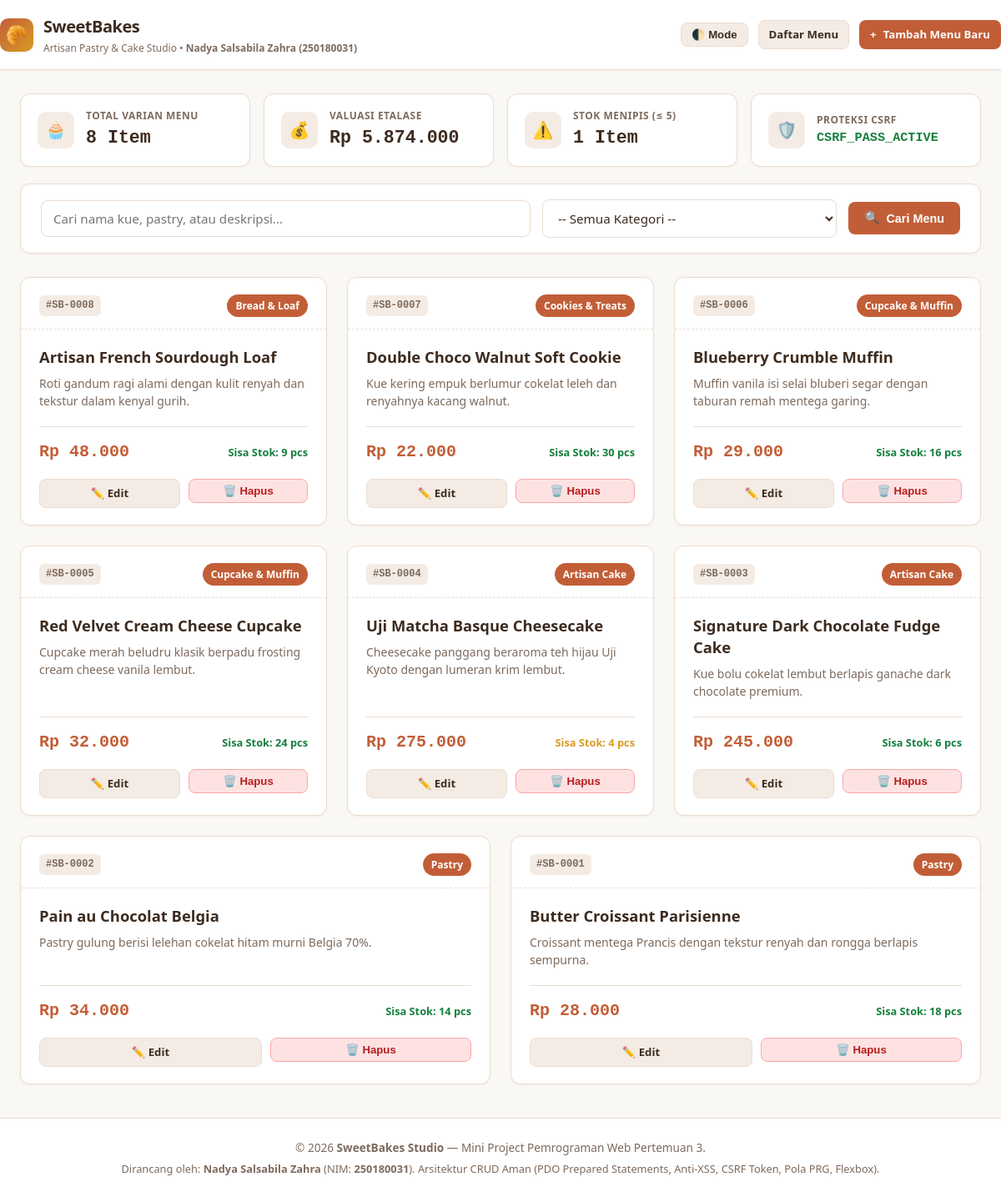
The page / on the database its author committed.
### tables this page shows
CREATE TABLE `products` (
    `id`          INT AUTO_INCREMENT PRIMARY KEY,
    `name`        VARCHAR(150)   NOT NULL UNIQUE,
    `category`    VARCHAR(60)    NOT NULL DEFAULT 'Pastry',
    `description` TEXT           NULL,
    `price`       DECIMAL(12, 2) NOT NULL,
    `stock`       INT            NOT NULL DEFAULT 0,
    `created_at`  TIMESTAMP      DEFAULT CURRENT_TIMESTAMP,
    `updated_at`  TIMESTAMP      DEFAULT CURRENT_TIMESTAMP ON UPDATE CURRENT_TIMESTAMP
);

### config/db.php (called while the page is built, shortened)
<?php
function e($value) {
    return htmlspecialchars((string)($value ?? ''), ENT_QUOTES, 'UTF-8');
}
function format_rupiah($angka) {
    return 'Rp ' . number_format((float)$angka, 0, ',', '.');
}

### index.php (the view, shortened to what this page needs)
<?php
require_once __DIR__ . '/config/db.php';
$q = trim($_GET['q'] ?? '');
$where = [];
$params = [];
$whereSql = !empty($where) ? " WHERE " . implode(" AND ", $where) : "";
$statsTotalItems = $pdo->query("SELECT COUNT(*) FROM products")->fetchColumn();
$statsTotalValuation = $pdo->query("SELECT SUM(price * stock) FROM products")->fetchColumn() ?: 0;
$statsLowStock = $pdo->query("SELECT COUNT(*) FROM products WHERE stock <= 5")->fetchColumn();
$sql = "SELECT * FROM products" . $whereSql . " ORDER BY id DESC";
$stmt = $pdo->prepare($sql);
$stmt->execute($params);
$products = $stmt->fetchAll();
include __DIR__ . '/header.php';
?>
<div class="dashboard-metrics">
    <div class="metric-card">
        <div class="metric-icon">🧁</div>
        <div class="metric-data">
            <h4>Total Varian Menu</h4>
            <div class="metric-val"><?= (int)$statsTotalItems; ?> Item</div>
        </div>
    </div>
    <div class="metric-card">
        <div class="metric-icon">💰</div>
        <div class="metric-data">
            <h4>Valuasi Etalase</h4>
            <div class="metric-val"><?= format_rupiah($statsTotalValuation); ?></div>
        </div>
    </div>
    <div class="metric-card">
        <div class="metric-icon">⚠️</div>
        <div class="metric-data">
            <h4>Stok Menipis (&le; 5)</h4>
            <div class="metric-val"><?= (int)$statsLowStock; ?> Item</div>
        </div>
    </div>
    <div class="metric-card">
        <div class="metric-icon">🛡️</div>
        <div class="metric-data">
            <h4>Proteksi CSRF</h4>
            <div class="metric-val" style="font-size: 0.95rem; color: var(--status-success);">CSRF_PASS_ACTIVE</div>
        </div>
    </div>
</div>
<div class="search-filter-card">
    <form method="GET" action="index.php" class="filter-form">
        <div class="filter-search-box">
            <input type="text" name="q" class="form-control" placeholder="Cari nama kue, pastry, atau deskripsi..." value="<?= e($q); ?>">
        </div>
        <div class="filter-select-box">
            <select name="category" class="form-control">
                <option value="">-- Semua Kategori --</option>
            </select>
        </div>
        <button type="submit" class="btn btn-primary">
            <span>🔍</span> Cari Menu
        </button>
    </form>
</div>
<?php if (empty($products)): ?>
    <div style="text-align: center; padding: 48px 20px; background: var(--bg-card); border: 1px dashed var(--border-color); border-radius: var(--radius);">
        <div style="font-size: 3rem; margin-bottom: 12px;">🥖</div>
        <h3>Menu Tidak Ditemukan</h3>
        <p style="color: var(--text-muted); margin-top: 6px;">Tidak ada kue atau pastry yang cocok dengan filter pencarian Anda.</p>
        <a href="create.php" class="btn btn-primary" style="margin-top: 16px;">+ Tambah Menu Baru</a>
    </div>
<?php else: ?>
    <div class="product-grid">
        <?php foreach ($products as $item): ?>
            <div class="pastry-card">
                <div class="card-top">
                    <span class="sku-code">#SB-<?= str_pad((string)$item['id'], 4, '0', STR_PAD_LEFT); ?></span>
                    <span class="category-badge"><?= e($item['category']); ?></span>
                </div>
                <div class="card-body">
                    <h3 class="pastry-title"><?= e($item['name']); ?></h3>
                    <p class="pastry-desc"><?= e($item['description'] ?: 'Pilihan kue artisan lezat yang dipanggang segar setiap pagi.'); ?></p>
                    <div class="card-footer-meta">
                        <div class="pastry-price"><?= format_rupiah($item['price']); ?></div>
                        <div class="stock-tag <?= $item['stock'] == 0 ? 'stock-empty' : ($item['stock'] <= 5 ? 'stock-warning' : 'stock-fresh'); ?>">
                            <?= $item['stock'] == 0 ? 'Habis Terjual' : 'Sisa Stok: ' . (int)$item['stock'] . ' pcs'; ?>
                        </div>
                    </div>
                    <div class="card-actions">
                        <a href="edit.php?id=<?= (int)$item['id']; ?>" class="btn btn-secondary btn-sm">
                            ✏️ Edit
                        </a>
                        <form method="POST" action="delete.php" style="flex: 1;" onsubmit="return confirm('Apakah Anda yakin ingin menghapus menu <?= addslashes(e($item['name'])); ?>?');">
                            <button type="submit" class="btn btn-danger btn-sm" style="width: 100%;">
                                🗑️ Hapus
                            </button>
                        </form>
                    </div>
                </div>
            </div>
        <?php endforeach; ?>
    </div>
<?php endif; ?>
<?php include __DIR__ . '/footer.php'; ?>

### header.php (shortened to what this page needs)
<?php
require_once __DIR__ . '/config/db.php';
?>
<!DOCTYPE html>
<html lang="id">
<head>
    <link rel="stylesheet" href="assets/style.css">
</head>
<body>
    <header class="navbar">
        <div class="container nav-inner">
            <a href="index.php" class="brand-wrapper">
                <div class="brand-icon">🥐</div>
                <div>
                    <div class="brand-title">SweetBakes</div>
                    <div class="brand-subtitle">Artisan Pastry &amp; Cake Studio &bull; <strong>Nadya Salsabila Zahra (250180031)</strong></div>
                </div>
            </a>
            <div class="nav-actions">
                <button type="button" class="btn btn-secondary btn-sm" onclick="toggleTheme()" title="Ubah Tema (Dark/Light)">
                    🌓 Mode
                </button>
                <a href="index.php" class="btn btn-secondary btn-sm">Daftar Menu</a>
                <a href="create.php" class="btn btn-primary btn-sm">
                    <span>+</span> Tambah Menu Baru
                </a>
            </div>
        </div>
    </header>
    <main class="container" style="flex: 1;">

### footer.php
    </main>
    <footer>
        <div class="container">
            <p>&copy; <?= date('Y'); ?> <strong>SweetBakes Studio</strong> &mdash; Mini Project Pemrograman Web Pertemuan 3.</p>
            <p style="margin-top: 4px; font-size: 0.8rem; color: var(--text-muted);">
                Dirancang oleh: <strong>Nadya Salsabila Zahra</strong> (NIM: <strong>250180031</strong>). Arsitektur CRUD Aman (PDO Prepared Statements, Anti-XSS, CSRF Token, Pola PRG, Flexbox).
            </p>
        </div>
    </footer>
</body>
</html>

### rows shown on the page
products: id "0008", category "Bread & Loaf", name "Artisan French Sourdough Loaf", description "Roti gandum ragi alami dengan kulit renyah dan tekstur dalam kenyal gurih.", price "Rp 48.000", stock "9"
products: id "0007", category "Cookies & Treats", name "Double Choco Walnut Soft Cookie", description "Kue kering empuk berlumur cokelat leleh dan renyahnya kacang walnut.", price "Rp 22.000", stock "30"
products: id "0006", category "Cupcake & Muffin", name "Blueberry Crumble Muffin", description "Muffin vanila isi selai bluberi segar dengan taburan remah mentega garing.", price "Rp 29.000", stock "16"
products: id "0005", category "Cupcake & Muffin", name "Red Velvet Cream Cheese Cupcake", description "Cupcake merah beludru klasik berpadu frosting cream cheese vanila lembut.", price "Rp 32.000", stock "24"
products: id "0004", category "Artisan Cake", name "Uji Matcha Basque Cheesecake", description "Cheesecake panggang beraroma teh hijau Uji Kyoto dengan lumeran krim lembut.", price "Rp 275.000", stock "4"
products: id "0003", category "Artisan Cake", name "Signature Dark Chocolate Fudge Cake", description "Kue bolu cokelat lembut berlapis ganache dark chocolate premium.", price "Rp 245.000", stock "6"
products: id "0002", category "Pastry", name "Pain au Chocolat Belgia", description "Pastry gulung berisi lelehan cokelat hitam murni Belgia 70%.", price "Rp 34.000", stock "14"
products: id "0001", category "Pastry", name "Butter Croissant Parisienne", description "Croissant mentega Prancis dengan tekstur renyah dan rongga berlapis sempurna.", price "Rp 28.000", stock "18"

### other values the page prints
$statsTotalItems "8"
format_rupiah($statsTotalValuation) "Rp 5.874.000"
$statsLowStock "1"
